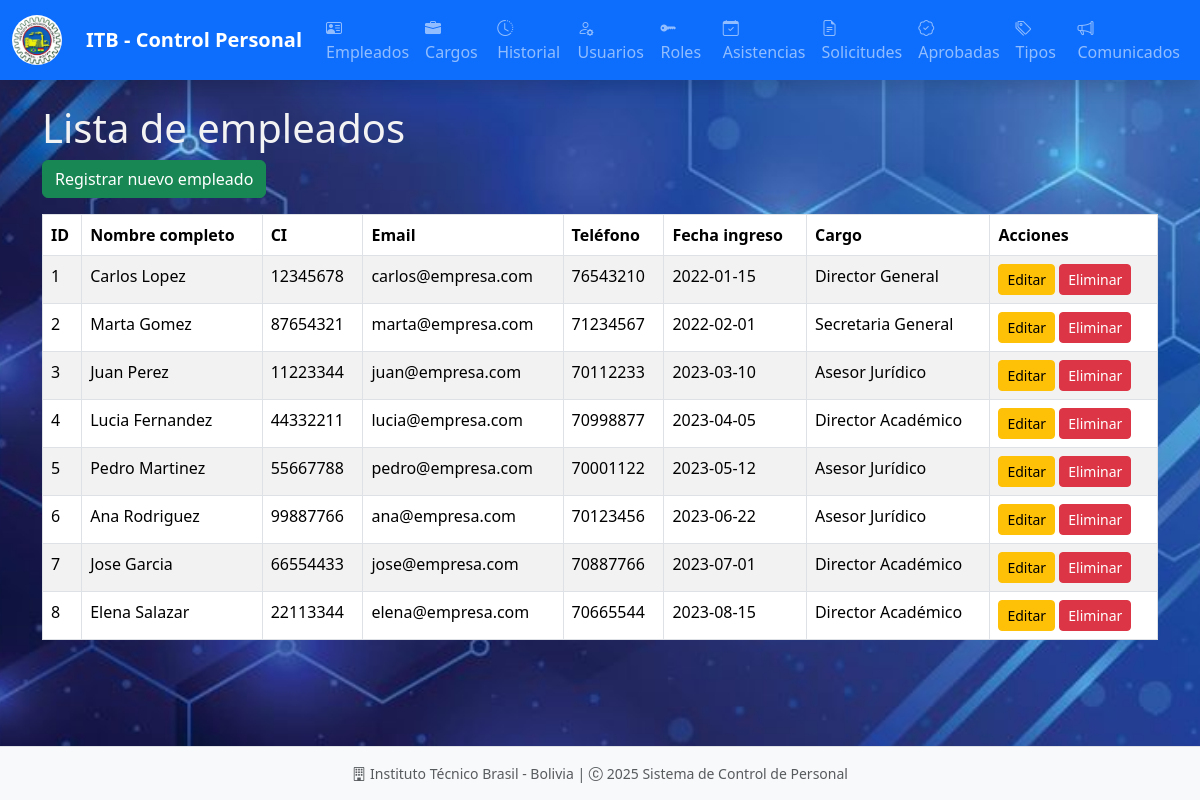
/empleados/, run on the app's committed database.
### models/empleado_model.py (models this page shows, shortened)
class Empleado(db.Model):
    __tablename__ = "empleados"
    id = db.Column(db.Integer, primary_key=True)
    nombre = db.Column(db.String(255), nullable=False)
    apellido = db.Column(db.String(255), nullable=False)
    ci = db.Column(db.String(20), nullable=False, unique=True)
    email = db.Column(db.String(255), nullable=False, unique=True)
    telefono = db.Column(db.String(20), nullable=False)
    fecha = db.Column(db.DateTime, nullable=False, default=datetime.utcnow)
    cargo_id = db.Column(db.Integer, db.ForeignKey('cargos.id'), nullable=False)
    cargo = db.relationship('Cargo', back_populates='empleados')
    usuarios = db.relationship('Usuario', back_populates='empleado', uselist=False)
    asistencias = db.relationship('Asistencia', back_populates='empleado', cascade='all, delete-orphan')
    historial_laboral = db.relationship('Historial', back_populates='empleado', cascade='all, delete-orphan')
    licencias_aprobadas = db.relationship('LicenciaAprobada', back_populates='empleado', cascade='all, delete-orphan')
    solicitudes_licencia = db.relationship('SolicitudLicencia', back_populates='empleado', cascade='all, delete-orphan')
    @staticmethod
    def get_all():
        return Empleado.query.all()
    def delete(self):
        db.session.delete(self)
        db.session.commit()

### models/cargo_model.py (models this page shows, shortened)
class Cargo(db.Model):
    __tablename__ = "cargos"
    id = db.Column(db.Integer, primary_key=True)
    cargo = db.Column(db.String(80), nullable=False)
    descripcion = db.Column(db.Text)
    empleados = db.relationship('Empleado', back_populates='cargo')

### controllers/empleado_controller.py (the view)
@empleado_bp.route("/")
def index():
    empleados = Empleado.get_all()
    return empleado_view.list(empleados)

### run.py (called while the page is built)
@app.context_processor
def inject_active_path():
    def is_active(path):
        return 'active' if request.path == path else ''
    return(dict(is_active = is_active))

### views/empleado_view.py (called while the page is built)
def list(empleados):
    return render_template("admin/empleados/index.html", empleados=empleados)

### templates/admin/empleados/index.html (shortened to what this page needs)
{% extends 'admin/base.html' %}
{% block content %}
<h1>Lista de empleados</h1>
<a href="{{ url_for('empleado.create') }}" class="btn btn-success mb-3">Registrar nuevo empleado</a>
<table class="table table-bordered table-striped">
    <thead>
        <tr>
            <th>ID</th>
            <th>Nombre completo</th>
            <th>CI</th>
            <th>Email</th>
            <th>Teléfono</th>
            <th>Fecha ingreso</th>
            <th>Cargo</th>
            <th>Acciones</th>
        </tr>
    </thead>
    <tbody>
        {% for empleado in empleados %}
        <tr>
            <td>{{ empleado.id }}</td>
            <td>{{ empleado.nombre }} {{ empleado.apellido }}</td>
            <td>{{ empleado.ci }}</td>
            <td>{{ empleado.email }}</td>
            <td>{{ empleado.telefono }}</td>
            <td>{{ empleado.fecha.strftime('%Y-%m-%d') }}</td>
            <td>{{ empleado.cargo.cargo }}</td>
            <td>
                <a href="{{ url_for('empleado.edit', id=empleado.id) }}" class="btn btn-sm btn-warning">Editar</a>
                <a href="{{ url_for('empleado.delete', id=empleado.id) }}" class="btn btn-sm btn-danger" onclick="return confirm('¿Desea eliminar este empleado?')">Eliminar</a>
            </td>
        </tr>
        {% endfor %}
    </tbody>
</table>
{% endblock %}

### static/style/style_admin.css (style rules this page uses)
:root { --primary-color: #0d6efd; --secondary-color: #6c757d; --success-color: #198754; --info-color: #0dcaf0; --warning-color: #ffc107; --danger-color: #dc3545; --light-color: #f8f9fa; --dark-color: #212529; }
body { font-family: 'Segoe UI', Tahoma, Geneva, Verdana, sans-serif; background-image: url('../images/background.jpg'); background-size: cover; background-repeat: no-repeat; background-attachment: fixed; background-position: center; color: #f3f3f3; }

### data on the page
Empleado: id "1", nombre "Carlos", apellido "Lopez", ci "12345678", email "carlos@empresa.com", telefono "76543210", fecha "2022-01-15", cargo.cargo "Director General"
Empleado: id "2", nombre "Marta", apellido "Gomez", ci "87654321", email "marta@empresa.com", telefono "71234567", fecha "2022-02-01", cargo.cargo "Secretaria General"
Empleado: id "3", nombre "Juan", apellido "Perez", ci "11223344", email "juan@empresa.com", telefono "70112233", fecha "2023-03-10", cargo.cargo "Asesor Jurídico"
Empleado: id "4", nombre "Lucia", apellido "Fernandez", ci "44332211", email "lucia@empresa.com", telefono "70998877", fecha "2023-04-05", cargo.cargo "Director Académico"
Empleado: id "5", nombre "Pedro", apellido "Martinez", ci "55667788", email "pedro@empresa.com", telefono "70001122", fecha "2023-05-12", cargo.cargo "Asesor Jurídico"
Empleado: id "6", nombre "Ana", apellido "Rodriguez", ci "99887766", email "ana@empresa.com", telefono "70123456", fecha "2023-06-22", cargo.cargo "Asesor Jurídico"
Empleado: id "7", nombre "Jose", apellido "Garcia", ci "66554433", email "jose@empresa.com", telefono "70887766", fecha "2023-07-01", cargo.cargo "Director Académico"
Empleado: id "8", nombre "Elena", apellido "Salazar", ci "22113344", email "elena@empresa.com", telefono "70665544", fecha "2023-08-15", cargo.cargo "Director Académico"
